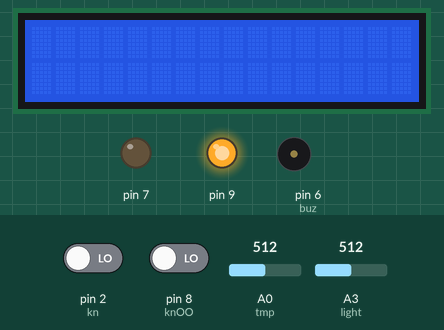
Recording of a sketch running on a simulated Arduino Uno, built with avr-gcc and run on an emulated ATmega328P. On the bench: 16×2 character LCD, output pins drawn as LEDs (lit = HIGH), buzzer (waves = sounding). Inputs (shaded band) come from the test bench; at power-on: pin 2 (kn) LOW, pin 8 (knOO) LOW, A0 (tmp) = 512, A3 (light) = 512.

Above: at 1.2 s.
1.3 s: pin 2 (kn) driven HIGH
At 2.3 s:
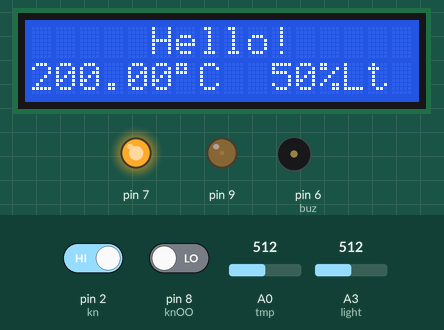
3.1 s: pin 8 (knOO) driven HIGH
At 4.0 s:
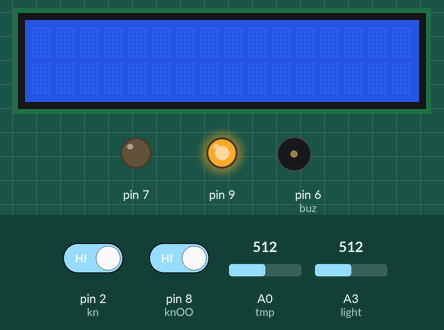
Timing chart, 0 to 6.1 s (numbered marks = the images above; inputs shaded):
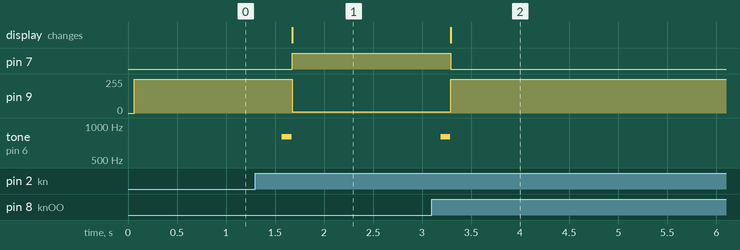

Measured:
- after the input at 1.3 s, pin 7: LOW → HIGH after 0.37 s; pin 9: 255/255 → 10/255 after 0.37 s; tone on pin 6 (buz): silent → 800 Hz after 0.27 s, → silent 0.10 s later; the display: changes after 0.38 s (image 1)
- after the input at 3.1 s, pin 7: HIGH → LOW after 0.19 s; pin 9: 10/255 → 255/255 after 0.19 s; tone on pin 6 (buz): silent → 800 Hz after 0.09 s, → silent 0.10 s later; the display: changes after 0.19 s (image 2)

The sketch:

sketch_jan10a.ino
```cpp
//Library by David Mellis, Limor Fried, and Tom Igoe
#include <LiquidCrystal.h>
LiquidCrystal lcd(4, 5, 10, 11, 12, 13);
#define buz 6


int tmp = 0;
int var = 0; //variant
int kn = 2;
int knOO = 8;
int light = 3;
boolean pr = true;
boolean OO = true;
boolean prOO = true;


void setup()
{
  //pinMode(buz, OUTPUT);
  lcd.begin(16, 2);
  pinMode(9, OUTPUT);
  analogWrite(9, 10);
  pinMode(7, OUTPUT);
  digitalWrite(7, HIGH);
  pinMode(kn, INPUT);
  pinMode(knOO, INPUT);
  pinMode(light, INPUT);
}

void loop()
{
 int tmS = analogRead(tmp);

 float volt = (tmS/1024.0)*5.0;
 float TMP = (volt - .5)*100;

 float Celsius = TMP;
 float Farengeit = ((Celsius * 9)/5) + 32;
 float Kelvin = (Celsius + 273.15);

 int lt = analogRead(light);
 int svet = map(lt, 0, 1023, 0, 100);

  if(digitalRead(kn) == HIGH) {
    if(pr == true){
    pr = false;
    tone(buz, 800); delay(100); noTone(buz);

     if (var == 3) var = -1;
     var = var+1;
}}
  else pr = true;

if(digitalRead(knOO) == HIGH)
{
  if(prOO == true){
    tone(buz, 800); delay(100); noTone(buz);
 prOO = false;
  if (OO == true) OO = false;
  else if (OO == false) OO = true;

}}
 else prOO = true;

 if (var == 0 || OO == false)
 {
   lcd.clear();
   analogWrite(9, 1023);
   digitalWrite(7, LOW);
 }
 if(var != 0 && OO == true){
    lcd.clear();
  lcd.setCursor(5, 0);
 lcd.print("Hello!");
 analogWrite(9, 10);
 digitalWrite(7, HIGH);

 if (var == 1)
 {
   lcd.setCursor(0, 1);
   lcd.print(Celsius);
   lcd.write(B11011111); lcd.print("C");
 }
 if (var == 2)
{
   lcd.setCursor(0, 1);
   lcd.print(Farengeit);
   lcd.write(B11011111); lcd.print("F");
 }
 if (var == 3)
 {
   lcd.setCursor(0, 1);
   lcd.print(Kelvin);
   lcd.write(B11011111); lcd.print("K");
 }
 lcd.setCursor(10, 1);
 lcd.print(svet);
 lcd.write(B0100101);
 lcd.print("Lt");
 }

 delay(500);
}
```
